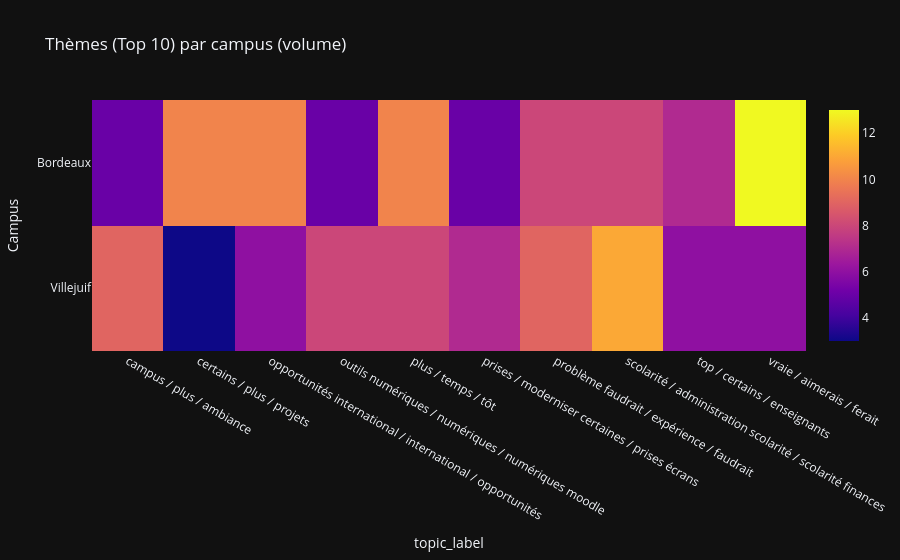

The notebook cell this image was saved under:
### Markdown cell above
**Heatmap: topics by campus (top 10)**

### Code cell
top10_labels = (
    topic_stats.reset_index()
    .sort_values("n_docs", ascending=False)
    .head(10)["topic_label"]
    .tolist()
)

heat = (results_enriched[results_enriched["topic_label"].isin(top10_labels)]
    .groupby(["Campus","topic_label"])
    .size()
    .reset_index(name="n_docs")
)

pivot = heat.pivot(index="Campus", columns="topic_label", values="n_docs").fillna(0)

fig = px.imshow(
    pivot,
    title="Thèmes (Top 10) par campus (volume)",
    aspect="auto"
)
fig.show()

### Figure 1 — Plotly figure (JSON) as saved in the notebook; plotly's stock layout.template omitted (floating-point values rounded to 4 significant figures)
{"data": [{"coloraxis": "coloraxis", "name": "0", "x": ["campus / plus / ambiance", "certains / plus / projets", "opportunités international / international / opportunités", "outils numériques / numériques / numériques moodle", "plus / temps / tôt", "prises / moderniser certaines / prises écrans", "problème faudrait / expérience / faudrait", "scolarité / administration scolarité / scolarité finances", "top / certains / enseignants", "vraie / aimerais / ferait"], "y": ["Bordeaux", "Villejuif"], "z": [[5, 10, 10, 5, 10, 5, 8, 8, 7, 13], [9, 3, 6, 8, 8, 7, 9, 11, 6, 6]], "type": "heatmap", "xaxis": "x", "yaxis": "y", "hovertemplate": "topic_label: %{x}<br>Campus: %{y}<br>color: %{z}<extra></extra>"}], "layout": {"xaxis": {"anchor": "y", "domain": [0.0, 1.0], "title": {"text": "topic_label"}}, "yaxis": {"anchor": "x", "domain": [0.0, 1.0], "autorange": "reversed", "title": {"text": "Campus"}}, "coloraxis": {"colorscale": [[0.0, "#0d0887"], [0.1111, "#46039f"], [0.2222, "#7201a8"], [0.3333, "#9c179e"], [0.4444, "#bd3786"], [0.5556, "#d8576b"], [0.6667, "#ed7953"], [0.7778, "#fb9f3a"], [0.8889, "#fdca26"], [1.0, "#f0f921"]]}, "title": {"text": "Thèmes (Top 10) par campus (volume)"}}}
